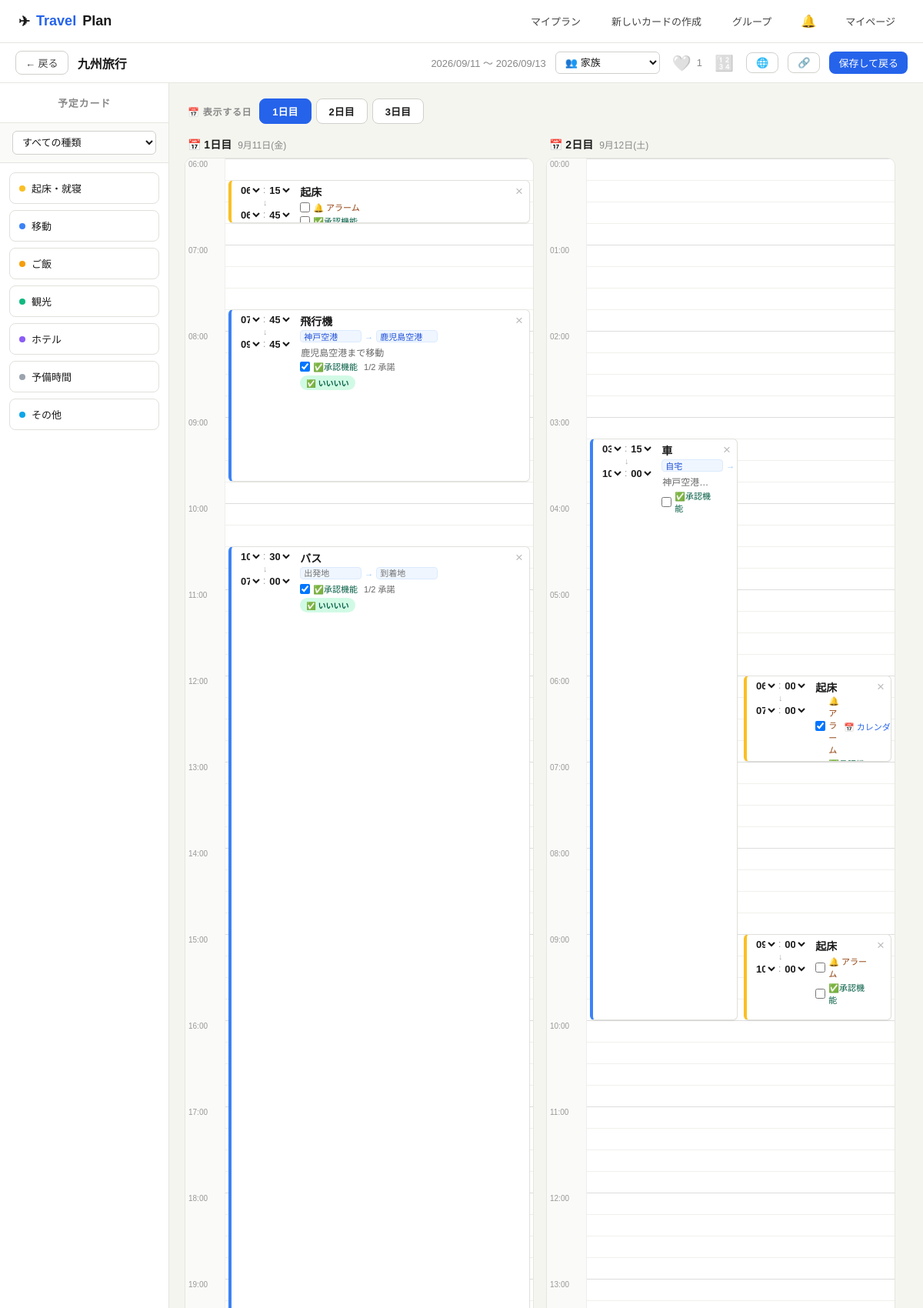
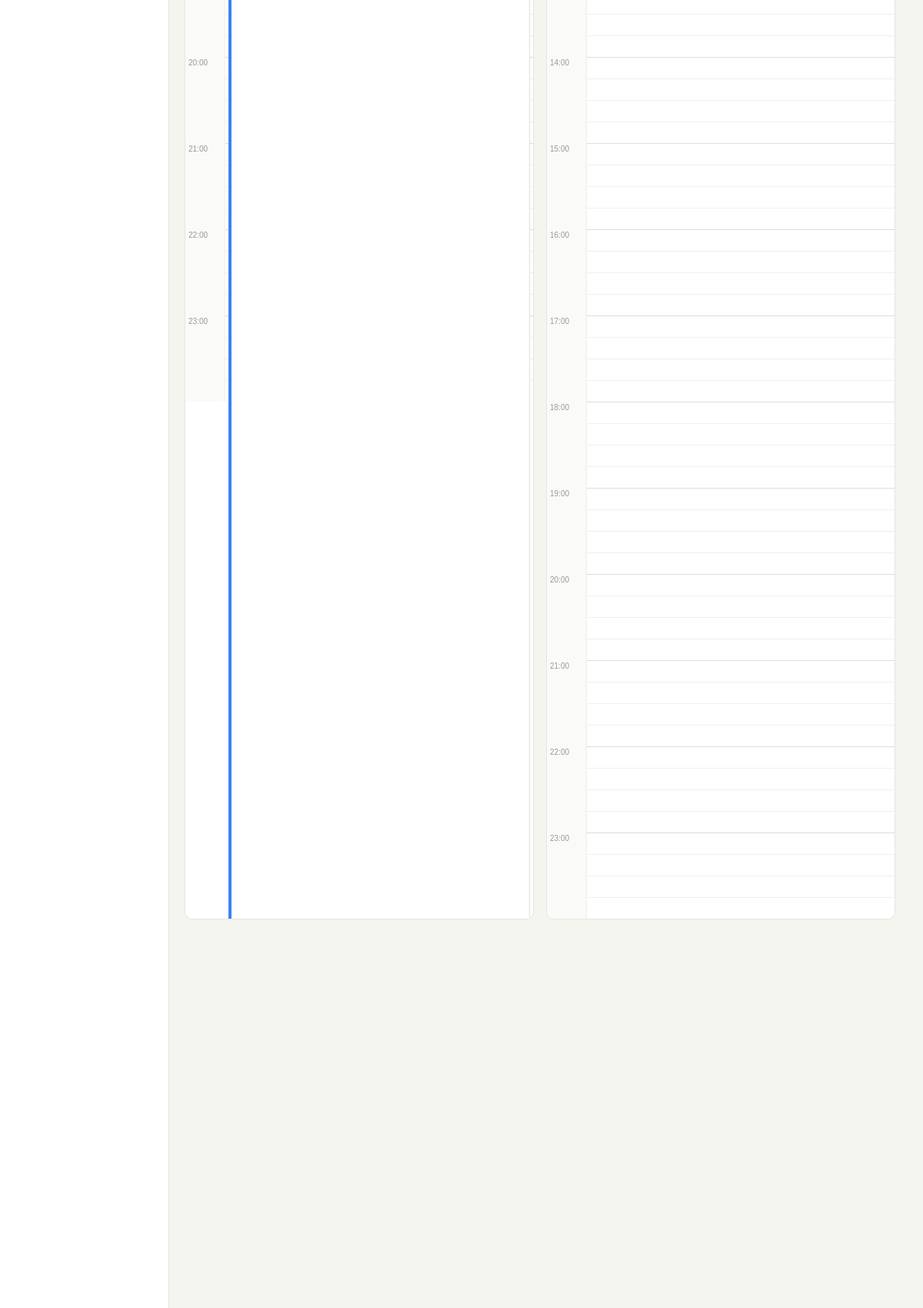
Page /plan/35/edit/ (signed in, upper part) on the committed database (2 pictures, top to bottom).
### travel/models.py (models this page shows, shortened)
class TravelPlan(models.Model):
    user = models.ForeignKey(User, on_delete=models.CASCADE, related_name='plans')
    name = models.CharField(max_length=200)
    start_date = models.DateField(null=True, blank=True)
    end_date = models.DateField(null=True, blank=True)
    share_token = models.UUIDField(default=uuid.uuid4, editable=False, unique=True)
    group = models.ForeignKey(Group, on_delete=models.SET_NULL, null=True, blank=True, related_name='plans')
    participant_count = models.PositiveIntegerField(default=1)
    warikan_enabled = models.BooleanField(default=False)
    created_at = models.DateTimeField(auto_now_add=True)
    updated_at = models.DateTimeField(auto_now=True)
    class Meta:
        ordering = ['-created_at']
    @property
    def day_count(self):
        if self.start_date and self.end_date:
            return (self.end_date - self.start_date).days + 1
        return 1
    def can_edit(self, user):
        if self.user_id == user.id:
            return True
        return self.edit_requests.filter(user=user, status='approved').exists()
    def can_view(self, user):
        if self.user_id == user.id:
            return True
        return bool(self.group_id and self.group.is_member(user))
    def is_liked_by(self, user):
        return self.likes.filter(user=user).exists()

class CardTemplate(models.Model):
    TYPE_CHOICES = [
        ('wake', '起床'),
        ('move', '移動'),
        ('eat', 'ご飯'),
        ('see', '観光'),
        ('stay', 'ホテル'),
        ('other', 'その他'),
        ('free', '予備'),
    ]
    user = models.ForeignKey(User, on_delete=models.CASCADE, related_name='card_templates')
    name = models.CharField(max_length=200)
    card_type = models.CharField(max_length=10, choices=TYPE_CHOICES, default='free')
    is_default = models.BooleanField(default=False)
    created_at = models.DateTimeField(auto_now_add=True)
    class Meta:
        ordering = ['is_default', 'card_type', 'name']

class ScheduleItem(models.Model):
    plan = models.ForeignKey(TravelPlan, on_delete=models.CASCADE, related_name='schedule_items')
    template = models.ForeignKey(CardTemplate, on_delete=models.SET_NULL, null=True, blank=True)
    name = models.CharField(max_length=200)
    card_type = models.CharField(max_length=10, choices=CardTemplate.TYPE_CHOICES, default='free')
    day_number = models.PositiveIntegerField(default=1)
    order = models.PositiveIntegerField(default=0)
    start_time = models.TimeField(null=True, blank=True)
    duration_minutes = models.PositiveIntegerField(default=60)
    memo = models.TextField(blank=True)
    from_location = models.CharField(max_length=200, blank=True)
    to_location = models.CharField(max_length=200, blank=True)
    alarm_enabled = models.BooleanField(default=False)
    approval_enabled = models.BooleanField(default=False)
    cost = models.PositiveIntegerField(default=0)
    class Meta:
        ordering = ['day_number', 'order']

class CardResponse(models.Model):
    STATUS_CHOICES = [
        ('approved', '承諾'),
        ('rejected', '拒否'),
    ]
    item = models.ForeignKey(ScheduleItem, on_delete=models.CASCADE, related_name='responses')
    user = models.ForeignKey(User, on_delete=models.CASCADE)
    status = models.CharField(max_length=10, choices=STATUS_CHOICES)
    comment = models.TextField(blank=True)
    is_read = models.BooleanField(default=False)
    updated_at = models.DateTimeField(auto_now=True)
    class Meta:
        unique_together = ('item', 'user')

### travel/views.py (the view, shortened to what this page needs)
# urls.py: path('plan/<int:pk>/edit/', views.plan_edit, name='plan_edit'),
@login_required
@never_cache
def plan_edit(request, pk):
    plan = _get_viewable_plan_or_404(pk, request.user)
    is_owner = plan.user_id == request.user.id
    ensure_defaults(request.user)
    templates = _ordered_templates(request.user)
    days, days_data = _build_days_data(plan, user=request.user)
    try:
        focus_day = int(request.GET.get('day', ''))
    except ValueError:
        focus_day = None
    try:
        focus_item = int(request.GET.get('item', ''))
    except ValueError:
        focus_item = None
    share_url = request.build_absolute_uri(reverse('plan_share', args=[plan.share_token]))
    my_groups = Group.objects.filter(owner=request.user) if is_owner else Group.objects.none()
    chat_messages = None
    if plan.group_id:
        chat_messages = list(plan.group.messages.select_related('user'))
        member_usernames = _group_member_usernames(plan.group)
        for m in chat_messages:
            m.html_text = _render_message_html(m.text, member_usernames)
    plan.my_like = plan.is_liked_by(request.user)
    plan.like_count = plan.likes.count()
    can_edit_cards = plan.can_edit(request.user)
    edit_requests = None
    my_edit_request = None
    if is_owner:
        if plan.group_id:
            edit_requests = plan.edit_requests.select_related('user').order_by('-updated_at')
    else:
        my_edit_request = plan.edit_requests.filter(user=request.user).first()
    return render(request, 'travel/plan_edit.html', {
        'plan': plan,
        'templates': templates,
        'days': days,
        'days_data': days_data,
        'hour_marks': [{'label': f'{h:02d}:00', 'top': h * HOUR_HEIGHT} for h in range(24)],
        'slot_height': SLOT_HEIGHT,
        'hour_height': HOUR_HEIGHT,
        'day_height': DAY_HEIGHT,
        'hour_options': HOUR_OPTIONS,
        'minute_options': MINUTE_OPTIONS,
        'share_url': share_url,
        'is_owner': is_owner,
        'can_edit_cards': can_edit_cards,
        'edit_requests': edit_requests,
        'my_edit_request': my_edit_request,
        'my_groups': my_groups,
        'chat_messages': chat_messages,
        'subtype_choices_json': json.dumps(SUBTYPE_CHOICES, ensure_ascii=False),
        'home_address_json': json.dumps(getattr(getattr(request.user, 'profile', None), 'home_address', '') or ''),
        'focus_day_json': json.dumps(focus_day),
        'focus_item_json': json.dumps(focus_item),
    })

### travel/templates/travel/plan_edit.html (shortened to what this page needs)
{% extends 'travel/base.html' %}
{% block content %}
<div class="top-bar">
  <a href="/" class="btn btn-secondary btn-sm">← 戻る</a>
  <input id="plan-name" type="text" value="{{ plan.name }}" {% if not is_owner %}readonly{% endif %} style="flex:1;border:none;font-size:16px;font-weight:600;outline:none;background:none;color:#1a1a1a">
  {% if plan.start_date %}<span style="font-size:13px;color:#888">{{ plan.start_date|date:"Y/m/d" }} 〜 {{ plan.end_date|date:"Y/m/d" }}</span>{% endif %}
  {% if is_owner %}
  <form method="post" action="/plan/{{ plan.pk }}/set-group/" style="margin:0">
    <select name="group_id" onchange="this.form.submit()" style="font-size:13px;padding:5px 8px;border:1px solid #d0d0cc;border-radius:6px;background:#fff;color:#1a1a1a;cursor:pointer">
      {% for g in my_groups %}<option value="{{ g.pk }}" {% if plan.group_id == g.pk %}selected{% endif %}>👥 {{ g.name }}</option>{% endfor %}
    </select>
  </form>
  {% elif plan.group %}
  <span style="font-size:13px;color:#888">👥 {{ plan.group.name }}</span>
  {% endif %}
  <form method="post" action="/plan/{{ plan.pk }}/like/" style="margin:0;display:flex;align-items:center;gap:3px">
    <button type="submit" title="{% if plan.my_like %}いいねを取り消す{% else %}いいね{% endif %}" style="background:none;border:none;cursor:pointer;font-size:20px;line-height:1;padding:4px">{% if plan.my_like %}❤️{% else %}🤍{% endif %}</button>
    {% if plan.like_count %}<span style="font-size:13px;color:#888">{{ plan.like_count }}</span>{% endif %}
  </form>
  {% if is_owner %}
  <form method="post" action="/plan/{{ plan.pk }}/toggle-warikan/" style="margin:0">
    <button type="submit" title="割り勘" style="background:none;border:none;cursor:pointer;font-size:20px;line-height:1;padding:4px;filter:{% if not plan.warikan_enabled %}grayscale(1) opacity(0.4){% endif %}">🔢</button>
  </form>
  {% endif %}
  <a href="/plan/{{ plan.pk }}/map/" class="btn btn-secondary btn-sm" title="地図">🌐</a>
  <button class="btn btn-secondary btn-sm" onclick="openShareModal()" title="共有">🔗</button>
  <button class="btn btn-primary btn-sm" onclick="savePlan()">保存して戻る</button>
</div>
<div class="editor-wrap">
  {% if can_edit_cards %}
  <div class="palette">
    <div class="palette-head">
      <h3>予定カード</h3>
    </div>
    <div class="palette-filter">
      <select id="type-filter" onchange="filterPalette(this.value)">
        <option value="all">すべての種類</option>
      </select>
    </div>
    <div class="palette-list" id="palette-list">
      {% for tpl in templates %}
      <div class="p-card" draggable="true" data-tpl="{{ tpl.pk }}" data-name="{{ tpl.name }}" data-type="{{ tpl.card_type }}"
           ondragstart="palDragStart(event)" onclick="openAddModal(this)">
        <span class="dot dot-{{ tpl.card_type }}"></span>
        <span class="p-card-name">{{ tpl.name }}</span>
      </div>
      {% empty %}
      <div style="text-align:center;font-size:13px;color:#bbb;padding:20px">カードがありません。<br><a href="/cards/">カードを追加</a></div>
      {% endfor %}
    </div>
  </div>
  {% endif %}
  <div class="timeline-wrap" id="timeline-wrap">
    <div class="day-switcher">
      <span class="day-switcher-label">📅 表示する日</span>
      <div class="day-tabs" id="day-tabs">
        {% for day in days_data %}<button type="button" class="day-tab" data-day="{{ day.number }}" onclick="switchDay({{ day.number }})">{{ day.number }}日目</button>{% endfor %}
      </div>
    </div>
    <div class="day-slider-viewport">
    <div class="day-slider-track{% if days|length > 1 %} multi-day{% endif %}" id="day-slider-track">
    {% for day in days_data %}
    <div class="day-block" data-day="{{ day.number }}">
      <div class="day-block-label">📅 {{ day.number }}日目{% if day.date_str %}<span class="day-block-date">{{ day.date_str }}</span>{% endif %}</div>
      <div class="timeline-outer" id="outer-{{ day.number }}">
        <div class="ruler" style="height:{{ day_height }}px">
          {% for mark in hour_marks %}
          <div class="ruler-hour" style="top:{{ mark.top }}px">{{ mark.label }}</div>
          {% endfor %}
        </div>
        <div class="timeline" id="timeline-{{ day.number }}" style="height:{{ day_height }}px"
             {% if can_edit_cards %}
             ondragover="event.preventDefault()"
             ondragenter="this.classList.add('drag-over')"
             ondragleave="this.classList.remove('drag-over')"
             ondrop="onTimelineDrop(event, {{ day.number }})"
             {% endif %}>
          {% for item in day.items %}
          <div class="t-card type-{{ item.card_type }}" {% if can_edit_cards %}draggable="true"{% endif %} data-item="{{ item.pk }}" data-day="{{ day.number }}"
               style="top:{{ item.top_px }}px;height:{{ item.height_px }}px;left:calc({{ item.left_pct }}% + 4px);width:calc({{ item.width_pct }}% - 8px)"
               {% if can_edit_cards %}ondragstart="itemDragStart(event)"{% endif %}>
            {% if can_edit_cards %}
            <div class="t-card-time">
              <div class="time-pick t-start">
                <select class="t-hour" onchange="updateCardTime({{ item.pk }}, this)">
                  {% for h in hour_options %}<option value="{{ h }}" {% if h == item.start_time_str|slice:":2" %}selected{% endif %}>{{ h }}</option>{% endfor %}
                </select><span class="t-colon">:</span><select class="t-min" onchange="updateCardTime({{ item.pk }}, this)">
                  {% for m in minute_options %}<option value="{{ m }}" {% if m == item.start_time_str|slice:"3:" %}selected{% endif %}>{{ m }}</option>{% endfor %}
                </select>
              </div>
              <span class="t-arrow">↓</span>
              <div class="time-pick t-end">
                <select class="t-hour" onchange="updateCardTime({{ item.pk }}, this)">
                  {% for h in hour_options %}<option value="{{ h }}" {% if h == item.end_time_str|slice:":2" %}selected{% endif %}>{{ h }}</option>{% endfor %}
                </select><span class="t-colon">:</span><select class="t-min" onchange="updateCardTime({{ item.pk }}, this)">
                  {% for m in minute_options %}<option value="{{ m }}" {% if m == item.end_time_str|slice:"3:" %}selected{% endif %}>{{ m }}</option>{% endfor %}
                </select>
              </div>
            </div>
            {% else %}
            <div class="t-card-time t-card-time-static">
              <div>{{ item.start_time_str }}</div>
              <span class="t-arrow">↓</span>
              <div>{{ item.end_time_str }}</div>
            </div>
            {% endif %}
            <div class="t-card-main">
              <div style="display:flex;align-items:center;gap:6px">
                <span class="t-name">{{ item.name }}</span>
              </div>
              {% if item.card_type == 'move' %}
                {% if can_edit_cards %}
                <div class="t-route-row">
                  <input type="text" class="t-route-input t-route-from" placeholder="出発地" value="{{ item.from_location }}" onchange="updateRoute({{ item.pk }})">
                  <span class="t-route-arrow">→</span>
                  <input type="text" class="t-route-input t-route-to" placeholder="到着地" value="{{ item.to_location }}" onchange="updateRoute({{ item.pk }})">
                </div>
                {% elif item.from_location or item.to_location %}
                <div class="t-route-row">{{ item.from_location }} → {{ item.to_location }}</div>
                {% endif %}
              {% endif %}
              {% if item.memo %}<div class="t-memo-text" title="{{ item.memo }}">{{ item.memo }}</div>{% endif %}
              {% if item.card_type == 'wake' %}
                {% if can_edit_cards %}
                <div class="t-alarm-row">
                  <label>
                    <input type="checkbox" {% if item.alarm_enabled %}checked{% endif %} onchange="updateAlarm({{ item.pk }}, this)">
                    🔔 アラーム
                  </label>
                  {% if item.alarm_enabled and item.calendar_url %}
                  <a href="{{ item.calendar_url }}" target="_blank" rel="noopener">📅 カレンダーに追加</a>
                  {% endif %}
                </div>
                {% endif %}
              {% endif %}
              {% if plan.group_id and is_owner %}
              <div class="t-approval-row">
                <label>
                  <input type="checkbox" {% if item.approval_enabled %}checked{% endif %} onchange="updateApproval({{ item.pk }}, this)">
                  ✅承認機能
                </label>
                {% if item.approval_enabled %}
                <span class="approval-tally">{{ item.approved_count }}/{{ item.member_count }} 承諾{% if item.rejected_count %}・{{ item.rejected_count }} 拒否{% endif %}</span>
                {% endif %}
              </div>
              {% if item.approval_enabled and item.responses_detail %}
              <div class="responder-list">
                {% for r in item.responses_detail %}
                <span class="responder-badge responder-{{ r.status }}">{% if r.status == 'approved' %}✅{% else %}🚫{% endif %} {{ r.user.username }}</span>
                {% endfor %}
              </div>
              {% endif %}
              {% endif %}
            </div>
            {% if can_edit_cards %}
            <button class="t-del" onclick="removeItem({{ item.pk }}, this)" title="削除">×</button>
            {% endif %}
          </div>
          {% empty %}
          <div class="timeline-empty-hint">{% if can_edit_cards %}左のカードをドラッグしてここにドロップ{% else %}この日の予定はまだありません{% endif %}</div>
          {% endfor %}
        </div>
      </div>
    </div>
    {% endfor %}
    </div>
    </div>
  </div>
</div>
{% endblock %}

### rows in the picture
TravelPlan: name "九州旅行", start_date "2026/09/11", end_date "2026/09/13", group_id "👥 家族", like_count "1"
CardTemplate: name "起床・就寝"
CardTemplate: name "移動"
CardTemplate: name "ご飯"
CardTemplate: name "観光"
CardTemplate: name "ホテル"
CardTemplate: name "予備時間"
CardTemplate: name "その他"
ScheduleItem: id "06", id "15", id "45", name "起床"
ScheduleItem: id "07", id "45", id "09", name "飛行機", from_location "神戸空港", to_location "鹿児島空港", memo "鹿児島空港まで移動", approval_enabled "☑", approved_count "1", member_count "2"
CardResponse: user.username "いいいい"
ScheduleItem: id "10", id "30", id "07", id "00", name "バス", approval_enabled "☑", approved_count "1", member_count "2"
CardResponse: user.username "いいいい"
ScheduleItem: id "06", id "00", id "07", name "起床", alarm_enabled "☑"
ScheduleItem: id "09", id "00", id "10", name "起床"
ScheduleItem: id "03", id "15", id "10", id "00", name "車", from_location "自宅", memo "神戸空港…"

### other values in the picture
{{ day.number }} "1" "2" "3"
{{ day.number }} "1" "2"
{{ day.date_str }} "9月11日(金)" "9月12日(土)"
{{ mark.label }} "06:00" "07:00" "08:00" "09:00" "10:00" "11:00" "12:00" "13:00" "14:00" "15:00" "16:00" "17:00" "18:00" "19:00" "20:00" "21:00" "22:00" "23:00" "00:00" "01:00" "02:00" "03:00" "04:00" "05:00" "06:00" "07:00" "08:00" "09:00" "10:00" "11:00" "12:00" "13:00" "14:00" "15:00" "16:00" "17:00" "18:00" "19:00" "20:00" "21:00" "22:00" "23:00"
